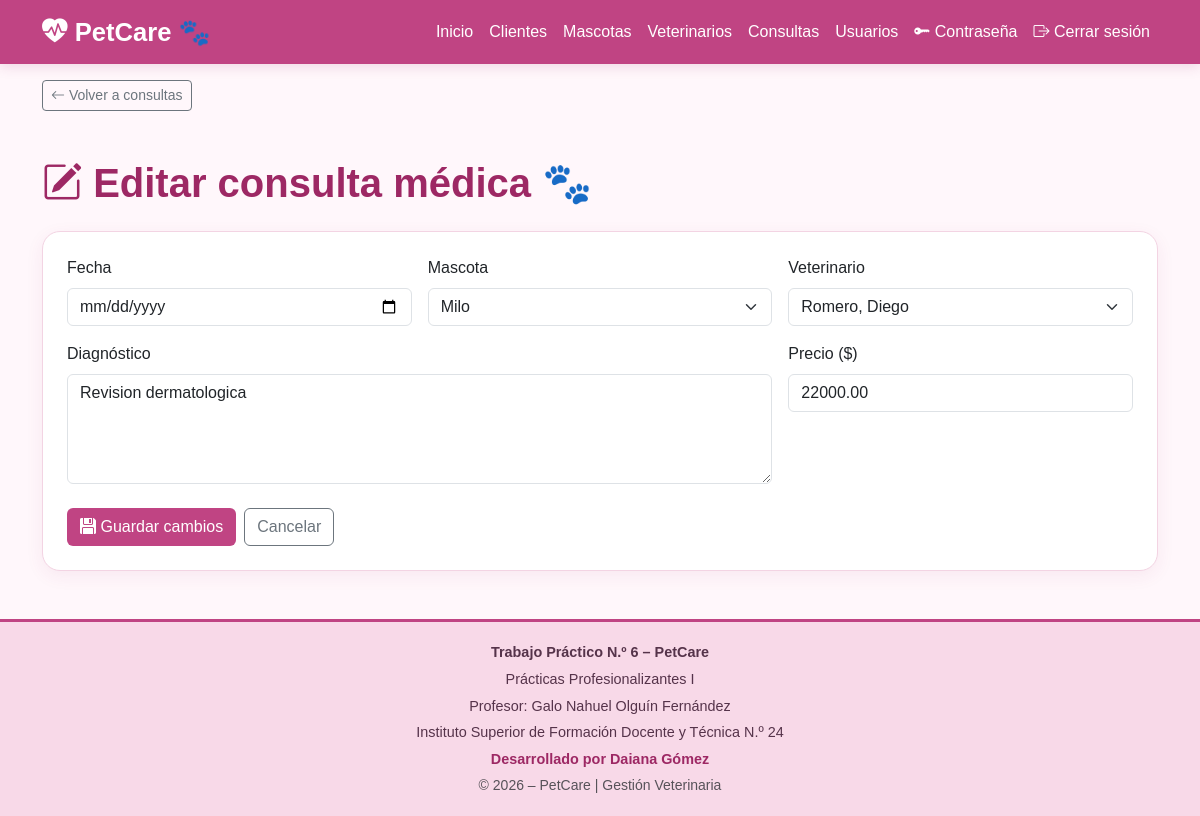
The page /consultas/editar.php?id=2 (signed in) on the database its author committed.
### tables this page shows
CREATE TABLE `consultas` (
  `id_consulta` int NOT NULL AUTO_INCREMENT,
  `fecha` datetime NOT NULL,
  `diagnostico` varchar(255) NOT NULL,
  `precio` decimal(10,2) NOT NULL,
  `id_mascota` int NOT NULL,
  `id_veterinario` int NOT NULL,
  PRIMARY KEY (`id_consulta`),
  KEY `id_mascota` (`id_mascota`),
  KEY `id_veterinario` (`id_veterinario`),
  CONSTRAINT `consultas_ibfk_1` FOREIGN KEY (`id_mascota`) REFERENCES `mascotas` (`id_mascota`),
  CONSTRAINT `consultas_ibfk_2` FOREIGN KEY (`id_veterinario`) REFERENCES `veterinarios` (`id_veterinario`),
  CONSTRAINT `consultas_chk_1` CHECK ((`precio` >= 0))
);

CREATE TABLE `mascotas` (
  `id_mascota` int NOT NULL AUTO_INCREMENT,
  `nombre` varchar(50) NOT NULL,
  `especie` varchar(30) NOT NULL,
  `raza` varchar(50) DEFAULT NULL,
  `fecha_nacimiento` date DEFAULT NULL,
  `id_cliente` int NOT NULL,
  PRIMARY KEY (`id_mascota`),
  KEY `id_cliente` (`id_cliente`),
  CONSTRAINT `mascotas_ibfk_1` FOREIGN KEY (`id_cliente`) REFERENCES `clientes` (`id_cliente`)
);

CREATE TABLE `veterinarios` (
  `id_veterinario` int NOT NULL AUTO_INCREMENT,
  `matricula` varchar(20) NOT NULL,
  `nombre` varchar(50) NOT NULL,
  `apellido` varchar(50) NOT NULL,
  `especialidad` varchar(50) NOT NULL,
  PRIMARY KEY (`id_veterinario`),
  UNIQUE KEY `matricula` (`matricula`)
);

### consultas/editar.php (the view, shortened to what this page needs)
<?php
$conexion = conectarBD();
function escapar($valor): string {
    return htmlspecialchars((string)$valor, ENT_QUOTES, 'UTF-8');
}
$id = filter_input(INPUT_GET, 'id', FILTER_VALIDATE_INT);
$buscar = $conexion->prepare(
    "SELECT id_consulta, fecha, diagnostico, precio,
            id_mascota, id_veterinario
     FROM consultas
     WHERE id_consulta = :id"
);
$buscar->execute([':id' => $id]);
$consultaMedica = $buscar->fetch(PDO::FETCH_ASSOC);
$mascotas = $conexion->query(
    "SELECT id_mascota, nombre
     FROM mascotas
     ORDER BY nombre"
)->fetchAll(PDO::FETCH_ASSOC);
$veterinarios = $conexion->query(
    "SELECT id_veterinario, nombre, apellido
     FROM veterinarios
     ORDER BY apellido, nombre"
)->fetchAll(PDO::FETCH_ASSOC);
require __DIR__ . '/../includes/header.php';
?>
<div class="container mt-3">
    <a href="index.php" class="btn btn-outline-secondary btn-sm">
        <i class="bi bi-arrow-left"></i>
        Volver a consultas
    </a>
</div>
<main class="container py-5">
    <h1 class="titulo fw-bold mb-4">
        <i class="bi bi-pencil-square"></i>
        Editar consulta médica 🐾
    </h1>
    <div class="card">
        <div class="card-body p-4">
            <form
                method="POST"
                action="editar.php?id=<?= (int)$id ?>">
                <div class="row g-3">
                    <div class="col-md-4">
                        <label for="fecha" class="form-label">
                            Fecha
                        </label>
                        <input
                            type="date"
                            class="form-control"
                            id="fecha"
                            name="fecha"
                            max="<?= date('Y-m-d') ?>"
                            value="<?= escapar($consultaMedica['fecha']) ?>"
                            required>
                    </div>
                    <div class="col-md-4">
                        <label for="id_mascota" class="form-label">
                            Mascota
                        </label>
                        <select
                            class="form-select"
                            id="id_mascota"
                            name="id_mascota"
                            required>
                            <?php foreach ($mascotas as $mascota): ?>
                                <option
                                    value="<?= (int)$mascota['id_mascota'] ?>"
                                    <?= (string)$mascota['id_mascota'] ===
                                        (string)$consultaMedica['id_mascota']
                                        ? 'selected' : '' ?>>
                                    <?= escapar($mascota['nombre']) ?>
                                </option>
                            <?php endforeach; ?>
                        </select>
                    </div>
                    <div class="col-md-4">
                        <label for="id_veterinario" class="form-label">
                            Veterinario
                        </label>
                        <select
                            class="form-select"
                            id="id_veterinario"
                            name="id_veterinario"
                            required>
                            <?php foreach ($veterinarios as $veterinario): ?>
                                <option
                                    value="<?= (int)$veterinario['id_veterinario'] ?>"
                                    <?= (string)$veterinario['id_veterinario'] ===
                                        (string)$consultaMedica['id_veterinario']
                                        ? 'selected' : '' ?>>
                                    <?= escapar(
                                        $veterinario['apellido'] . ', ' .
                                        $veterinario['nombre']
                                    ) ?>
                                </option>
                            <?php endforeach; ?>
                        </select>
                    </div>
                    <div class="col-md-8">
                        <label for="diagnostico" class="form-label">
                            Diagnóstico
                        </label>
                        <textarea
                            class="form-control"
                            id="diagnostico"
                            name="diagnostico"
                            rows="4"
                            maxlength="5000"
                            required><?= escapar($consultaMedica['diagnostico']) ?></textarea>
                    </div>
                    <div class="col-md-4">
                        <label for="precio" class="form-label">
                            Precio ($)
                        </label>
                        <input
                            type="number"
                            class="form-control"
                            id="precio"
                            name="precio"
                            min="0"
                            step="0.01"
                            value="<?= escapar($consultaMedica['precio']) ?>"
                            required>
                    </div>
                </div>
                <div class="mt-4 d-flex gap-2">
                    <button type="submit" class="btn btn-petcare">
                        <i class="bi bi-floppy-fill"></i>
                        Guardar cambios
                    </button>
                    <a href="index.php" class="btn btn-outline-secondary">
                        Cancelar
                    </a>
                </div>
            </form>
        </div>
    </div>
</main>
<?php require __DIR__ . '/../includes/footer.php'; ?>

### css/styles.css (style rules this page uses)
:root { --pink-primary: #c04483; --pink-dark: #9d2864; --pink-pastel: #f8d9e8; --pink-light: #fce7f1; --pink-background: #fff7fb; --text-primary: #55334a; }
body { background: var(--pink-background); color: var(--text-primary); font-family: Arial, sans-serif; min-height: 100vh; display: flex; flex-direction: column; }
main { flex: 1; }
.titulo { color: var(--pink-dark); }
.card { border: 1px solid #f3d4e3; border-radius: 18px; box-shadow: 0 5px 18px rgba(157, 40, 100, .07); }
.btn-petcare { background: var(--pink-primary); color: white; }

### rows shown on the page
consultas: id_mascota "Milo", id_veterinario "Romero, Diego", diagnostico "Revision dermatologica", precio "22000.00"
